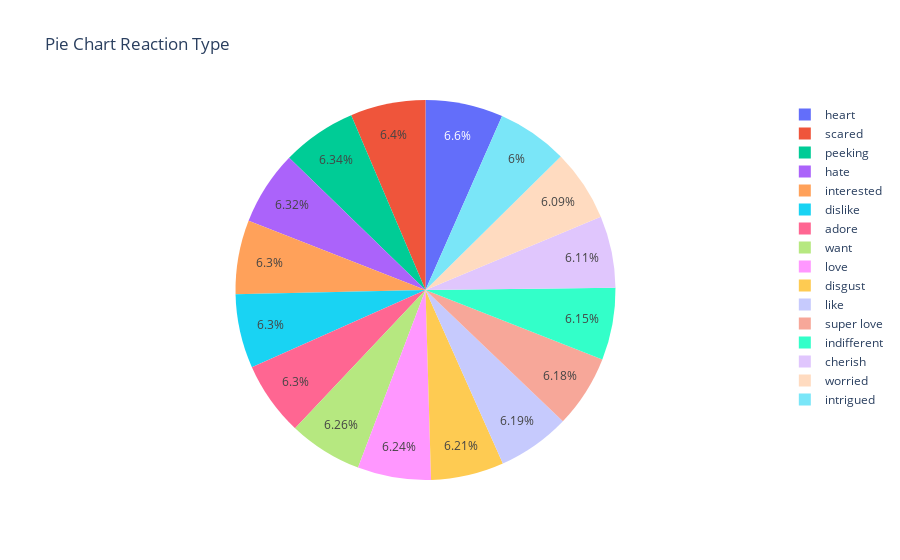

The notebook cell saved with this chart:
### Code cell
labels = data['reaction_type'].value_counts().index
values = data['reaction_type'].value_counts().values
fig = go.Figure(data=[go.Pie(labels=labels, values=values)])

# Set layout properties 
fig.update_layout(title='Pie Chart Reaction Type')

# Show the plot
fig.show()

### Figure 1 — Plotly figure (JSON) as saved in the notebook; plotly's stock layout.template omitted (floating-point values rounded to 4 significant figures)
{"data": [{"labels": ["heart", "scared", "peeking", "hate", "interested", "dislike", "adore", "want", "love", "disgust", "like", "super love", "indifferent", "cherish", "worried", "intrigued"], "type": "pie", "values": [1622, 1572, 1559, 1552, 1549, 1548, 1548, 1539, 1534, 1526, 1520, 1519, 1512, 1501, 1497, 1475]}], "layout": {"title": {"text": "Pie Chart Reaction Type"}}}
